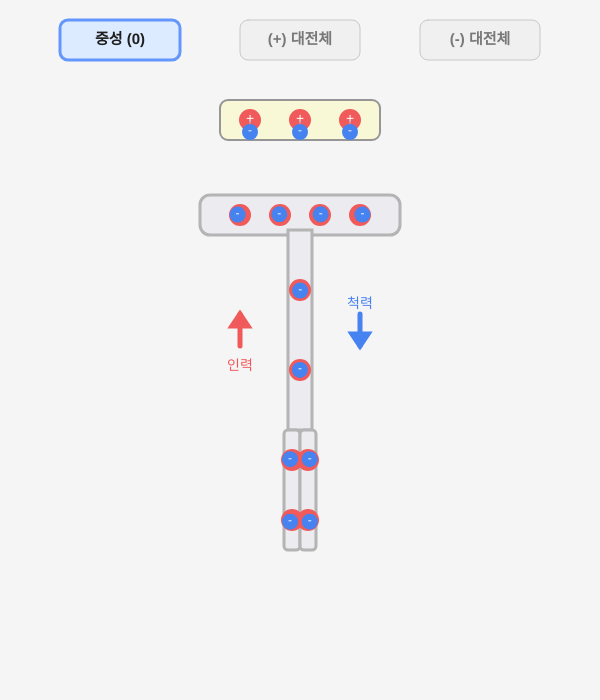
Frame 1 (no input)
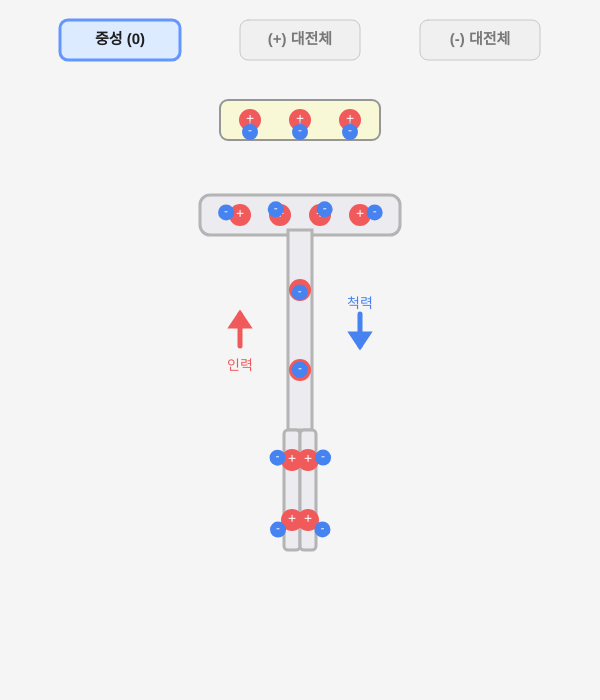
Frame 60 (no input)
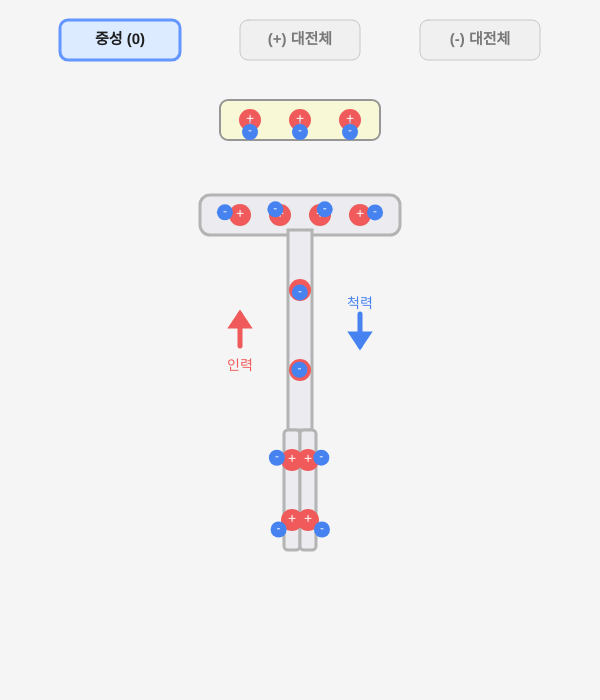
Frame 120 (the mouse pressed at the canvas centre since frame 60)

The p5.js sketch that drew these frames (run headless with seeded random() and noise() and a simulated clock; from frame 60 on, the mouse is pressed at the canvas centre):

// p5.js sketch
// ── sketch.js
// ==========================================
// 검전기 시뮬레이션 (금속박 벌어짐 밸런스 패치)
// ==========================================

let nuclei = [];
let electrons = [];

let leafAngle = 0; 
let targetLeafAngle = 0;

let rod = {
  x: 300,
  y: 120,
  w: 160,
  h: 40,
  isDragging: false,
  offsetX: 0,
  offsetY: 0,
  type: 'neutral',
  nuclei: [],
  electrons: []
};

function setup() {
  createCanvas(600, 700);
  
  nuclei.push(new Nucleus(240, 215, 'plate'));
  nuclei.push(new Nucleus(280, 215, 'plate'));
  nuclei.push(new Nucleus(320, 215, 'plate'));
  nuclei.push(new Nucleus(360, 215, 'plate'));
  nuclei.push(new Nucleus(300, 290, 'stem'));
  nuclei.push(new Nucleus(300, 370, 'stem'));
  
  let nl1 = new Nucleus(292, 460, 'leaf_L'); nl1.distY = 30; nuclei.push(nl1);
  let nl2 = new Nucleus(292, 520, 'leaf_L'); nl2.distY = 90; nuclei.push(nl2);
  let nr1 = new Nucleus(308, 460, 'leaf_R'); nr1.distY = 30; nuclei.push(nr1);
  let nr2 = new Nucleus(308, 520, 'leaf_R'); nr2.distY = 90; nuclei.push(nr2);

  for (let n of nuclei) {
    electrons.push(new Electron(n.x, n.y, true, n));
  }

  setRodType('neutral');
}

function draw() {
  background(245);

  drawUI();

  // ★ 수정됨: 금속박 각도 밸런스 조정
  let leafElectrons = 0;
  for (let e of electrons) {
    // 판단 기준선을 기둥 하단(400)으로 살짝 올려서 정체된 전자도 잘 세도록 함
    if (e.y > 400) leafElectrons++; 
  }
  
  // 중성일 때 하단의 전자는 4개입니다. 
  // diff > 0 이면 전자가 밀려내려온 것(- 대전체), diff < 0 이면 끌려올라간 것(+ 대전체)
  let diff = leafElectrons - 4; 
  
  // 좁은 공간에 억지로 모이느라 숫자가 적은 (-) 대전체 상황일 때 가중치를 높게(0.4) 줌
  let angleMultiplier = (diff > 0) ? 0.4 : 0.25; 
  
  targetLeafAngle = constrain(abs(diff) * angleMultiplier, 0, PI/4);
  leafAngle = lerp(leafAngle, targetLeafAngle, 0.1);

  for (let n of nuclei) {
    if (n.region === 'leaf_L') {
      n.x = 300 - 8 * cos(leafAngle) - n.distY * sin(leafAngle);
      n.y = 430 - 8 * sin(leafAngle) + n.distY * cos(leafAngle);
    } else if (n.region === 'leaf_R') {
      n.x = 300 + 8 * cos(-leafAngle) - n.distY * sin(-leafAngle);
      n.y = 430 + 8 * sin(-leafAngle) + n.distY * cos(-leafAngle);
    }
  }

  drawElectroscopeBody();
  drawRod();
  drawStemVectors();

  for (let n of nuclei) {
    n.draw();
  }

  let q_rod = 0;
  if (rod.type === 'positive') q_rod = 1;
  if (rod.type === 'negative') q_rod = -1;

  for (let e of electrons) {
    e.nextFx = random(-0.3, 0.3); 
    e.nextFy = 0;
  }

  // 자유 전자 간 척력 연산
  for (let i = 0; i < electrons.length; i++) {
    for (let j = i + 1; j < electrons.length; j++) {
      let e1 = electrons[i];
      let e2 = electrons[j];
      
      let dx = e1.x - e2.x;
      let dy = e1.y - e2.y;
      let distSq = dx * dx + dy * dy;
      distSq = max(distSq, 900); 
      let d = sqrt(distSq);
      
      let repulsionForce = 3500 / distSq; 
      let fx = (dx / d) * repulsionForce;
      let fy = (dy / d) * repulsionForce;
      
      e1.nextFx += fx;
      e1.nextFy += fy;
      e2.nextFx -= fx;
      e2.nextFy -= fy;
    }
  }

  // 외부 힘 및 복원력 적용
  for (let e of electrons) {
    let fx = e.nextFx;
    let fy = e.nextFy;

    if (q_rod !== 0) {
      let dx = e.x - rod.x;
      let dy = e.y - rod.y;
      let dSq = dx * dx + dy * dy; 
      dSq = max(dSq, 3000); 
      let d = sqrt(dSq);
      
      let forceMag = (q_rod * -1) * (150000 / dSq); 
      fx += (dx / d) * forceMag;
      fy += (dy / d) * forceMag;
    }

    if (e.isFree && e.anchor) {
      let restoreDx = e.anchor.x - e.x;
      let restoreDy = e.anchor.y - e.y;
      let restoreDist = max(dist(e.x, e.y, e.anchor.x, e.anchor.y), 1);
      
      let restoreFactor = (rod.type === 'neutral' || rod.y < 120) ? 0.15 : 0.04; 
      let restoreForce = min(restoreDist * restoreFactor, 3.0); 
      
      fx += (restoreDx / restoreDist) * restoreForce;
      fy += (restoreDy / restoreDist) * restoreForce;
    }

    e.update(fx, fy);
    e.draw();
  }
}

function drawUI() {
  drawBtn(120, 40, "중성 (0)", rod.type === 'neutral');
  drawBtn(300, 40, "(+) 대전체", rod.type === 'positive');
  drawBtn(480, 40, "(-) 대전체", rod.type === 'negative');
}

function drawBtn(x, y, txt, isActive) {
  push();
  rectMode(CENTER);
  if (isActive) {
    fill(220, 235, 255);
    stroke(100, 150, 255);
    strokeWeight(3);
  } else {
    fill(240);
    stroke(200);
    strokeWeight(1);
  }
  rect(x, y, 120, 40, 8);
  fill(isActive ? 30 : 120);
  noStroke();
  textAlign(CENTER, CENTER);
  textSize(15);
  textStyle(BOLD);
  text(txt, x, y);
  pop();
}

function drawStemVectors() {
  let distFactor = map(rod.y, 90, 170, 30, 120);
  distFactor = constrain(distFactor, 30, 120);

  let upLen = (rod.type === 'neutral') ? distFactor * 0.5 : (rod.type === 'positive') ? distFactor * 1.5 : distFactor * 0.2;
  let downLen = (rod.type === 'neutral') ? distFactor * 0.5 : (rod.type === 'positive') ? distFactor * 0.2 : distFactor * 1.5;

  let centerY = 330;
  let leftX = 240;  
  let rightX = 360; 

  drawArrow(leftX, centerY + upLen/2, leftX, centerY - upLen/2, color(240, 90, 90));
  fill(240, 90, 90); noStroke(); textAlign(CENTER); textSize(14);
  text("인력", leftX, centerY + upLen/2 + 20);

  drawArrow(rightX, centerY - downLen/2, rightX, centerY + downLen/2, color(70, 130, 240));
  fill(70, 130, 240); noStroke(); textAlign(CENTER); textSize(14);
  text("척력", rightX, centerY - downLen/2 - 10);
}

function drawArrow(x1, y1, x2, y2, col) {
  push();
  stroke(col);
  strokeWeight(5);
  fill(col);
  line(x1, y1, x2, y2);
  let angle = atan2(y2 - y1, x2 - x1);
  translate(x2, y2);
  rotate(angle);
  triangle(-12, -8, -12, 8, 0, 0);
  pop();
}

function setRodType(type) {
  rod.type = type;
  rod.nuclei = [];
  rod.electrons = [];
  
  let nCols = [-50, 0, 50];
  for (let ox of nCols) {
    rod.nuclei.push(new Nucleus(rod.x + ox, rod.y, 'rod'));
  }

  let eCols = [];
  if (type === 'neutral') {
    eCols = [-50, 0, 50]; 
  } else if (type === 'positive') {
    eCols = [0]; 
  } else if (type === 'negative') {
    eCols = [-60, -30, 0, 30, 60]; 
  }
  
  for (let ox of eCols) {
    let anchor = rod.nuclei[1]; 
    let minDist = 999;
    for (let n of rod.nuclei) {
      let d = abs(ox - (n.x - rod.x));
      if (d < minDist) { minDist = d; anchor = n; }
    }
    let e = new Electron(rod.x + ox, rod.y, false, anchor);
    e.ox = ox; 
    rod.electrons.push(e);
  }
}

function drawRod() {
  rectMode(CENTER);
  stroke(150);
  strokeWeight(2);
  fill(250, 250, 210, 220); 
  rect(rod.x, rod.y, rod.w, rod.h, 8);

  for (let i = 0; i < rod.nuclei.length; i++) {
    let ox = (i - 1) * 50;
    rod.nuclei[i].x = rod.x + ox;
    rod.nuclei[i].y = rod.y;
    rod.nuclei[i].draw();
  }

  for (let e of rod.electrons) {
    e.x = rod.x + e.ox;
    e.y = rod.y + 12; 
    e.draw(); 
  }
}

function drawElectroscopeBody() {
  stroke(180);
  strokeWeight(3);
  fill(235, 235, 240);
  rectMode(CENTER);
  
  rect(300, 215, 200, 40, 10);
  rect(300, 330, 24, 200);

  push();
  translate(300, 430);
  rotate(leafAngle);
  rect(-8, 60, 16, 120, 4);
  pop();

  push();
  translate(300, 430);
  rotate(-leafAngle);
  rect(8, 60, 16, 120, 4);
  pop();
}

function mousePressed() {
  if (mouseY > 20 && mouseY < 60) {
    if (mouseX > 60 && mouseX < 180) setRodType('neutral');
    if (mouseX > 240 && mouseX < 360) setRodType('positive');
    if (mouseX > 420 && mouseX < 540) setRodType('negative');
    return;
  }
  if (mouseX > rod.x - rod.w / 2 && mouseX < rod.x + rod.w / 2 &&
      mouseY > rod.y - rod.h / 2 && mouseY < rod.y + rod.h / 2) {
    rod.isDragging = true;
    rod.offsetX = rod.x - mouseX;
    rod.offsetY = rod.y - mouseY;
  }
}

function mouseDragged() {
  if (rod.isDragging) {
    rod.x = mouseX + rod.offsetX;
    let targetY = mouseY + rod.offsetY;
    rod.y = constrain(targetY, 90, 170);
  }
}

function mouseReleased() {
  rod.isDragging = false;
}

class Nucleus {
  constructor(x, y, region) {
    this.x = x;
    this.y = y;
    this.region = region; 
    this.distY = 0; 
  }
  draw() {
    fill(240, 90, 90);
    noStroke();
    circle(this.x, this.y, 22);
    fill(255);
    textSize(14);
    textAlign(CENTER, CENTER);
    text('+', this.x, this.y - 1);
  }
}

class Electron {
  constructor(x, y, isFree, anchor = null) {
    this.x = x;
    this.y = y;
    this.vx = 0;
    this.vy = 0;
    this.isFree = isFree; 
    this.anchor = anchor; 
    this.ox = 0; 
    this.nextFx = 0;
    this.nextFy = 0;
  }
  
  update(fx, fy) {
    if (this.isFree) {
      this.vx += fx;
      this.vy += fy;
      this.vx *= 0.75; 
      this.vy *= 0.75;
      this.x += this.vx;
      this.y += this.vy;
      
      this.y = constrain(this.y, 200, 560);
      if (this.y < 235) {
        this.x = constrain(this.x, 210, 390); 
      } else if (this.y < 430) {
        this.x = constrain(this.x, 280, 320); 
      } else {
        this.x = constrain(this.x, 220, 380); 
      }
    } 
  }
  
  draw() {
    if (!this.isFree && this.anchor) {
      stroke(180, 180, 220);
      strokeWeight(1);
      line(this.x, this.y, this.anchor.x, this.anchor.y);
    }
    fill(70, 130, 240);
    noStroke();
    circle(this.x, this.y, 16);
    fill(255);
    textSize(12);
    textAlign(CENTER, CENTER);
    text('-', this.x, this.y - 1);
  }
}
